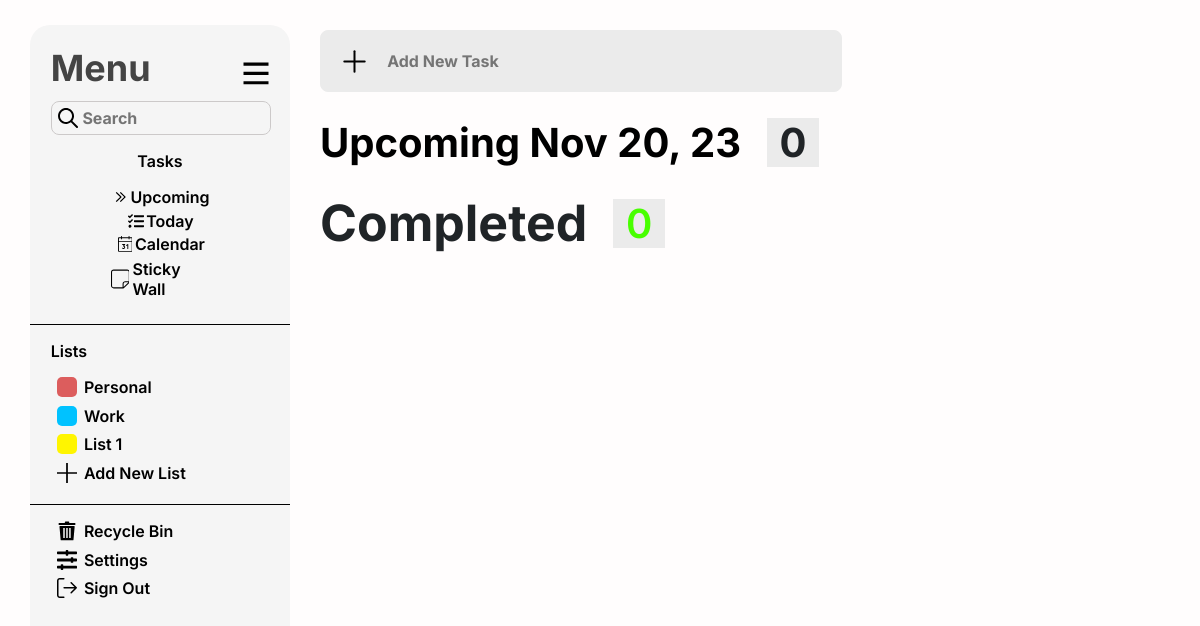
Before: /index/todo_page/Upcoming with the older database file.
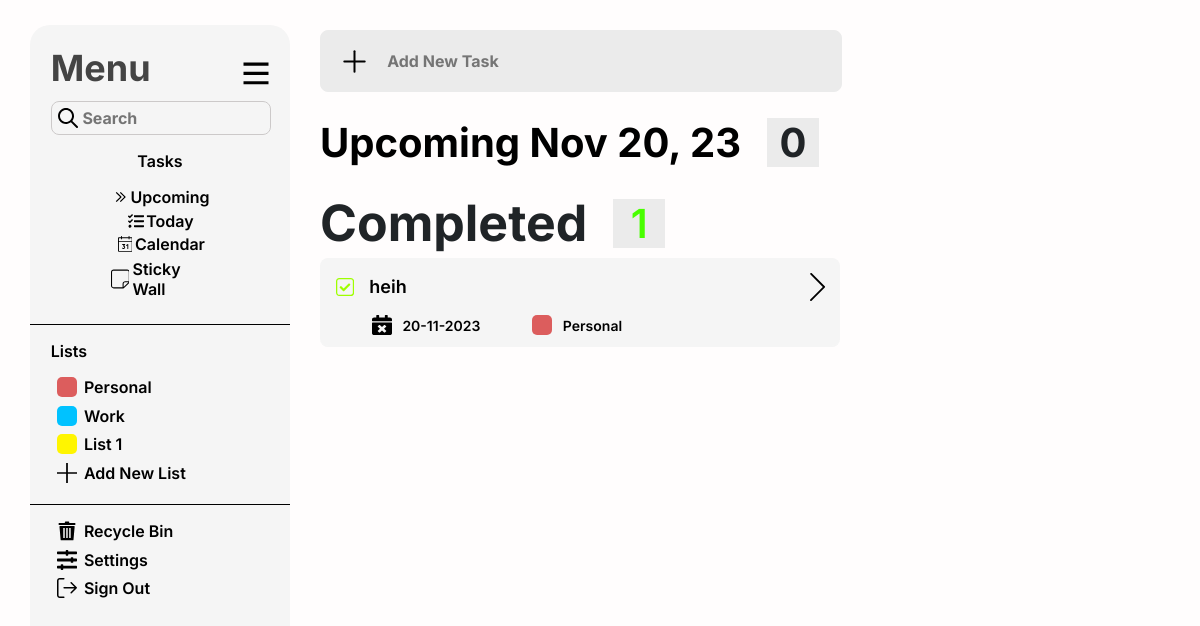
After: the same page with the newer database file.
### playground/models.py (models this page shows, shortened)
class Todo(models.Model):
    date_created = models.DateField()
    due_date = models.DateField(default='0000-00-00')
    task_Text = models.CharField(max_length=50)
    task_Descr = models.CharField(default='Default Decription',max_length=150)
    task_List = models.CharField(default='List 1', max_length=10)
    task_Progress = models.CharField(default='Incomplete',max_length=15)
    isDone = models.BooleanField(default=False)
    is_in_recycle_bin = models.BooleanField(default=False)

### playground/views.py (the view)
# urls.py: path('index/todo_page/Upcoming', views.view_upcoming_page, name="upcoming_page"),
def view_upcoming_page(request):
    tasks_NotDone_NotInRecycleBin=0
    tasks_Done_NotInRecycleBin=0
    current_date = datetime.now().date()
    next_day = current_date + timedelta(days=1)
    formatted_next_day = next_day.strftime('%b %d, %y')
    upcoming_tasks = Todo.objects.filter(due_date=next_day)
    for task in upcoming_tasks:
        if not task.isDone and not task.is_in_recycle_bin:
            tasks_NotDone_NotInRecycleBin+=1
        elif task.isDone and not task.is_in_recycle_bin:
            tasks_Done_NotInRecycleBin+=1
    return render(request, 'Upcoming.html', {'upcoming_tasks':upcoming_tasks, 'next_day':formatted_next_day,'counter_notDone':tasks_NotDone_NotInRecycleBin,'counter_done':tasks_Done_NotInRecycleBin})

### playground/templates/Upcoming.html (shortened to what this page needs)
{% extends 'base_layout.html' %}
{% load static %}
{% block Selected_Upcoming %}class="Selected"{% endblock %}
{% block Active %}
<div class="Active">
  <div class="AddNewTask">
    <svg
      xmlns="http://www.w3.org/2000/svg"
      width="35"
      height="35"
      viewBox="0 0 35 35"
    >
      <path
        d="M17.5 7.29167V27.7083"
        stroke="black"
        stroke-width="2"
        stroke-linecap="round"
        stroke-linejoin="round"
      />
      <path
        d="M7.29175 17.5H27.7084"
        stroke="black"
        stroke-width="2"
        stroke-linecap="round"
        stroke-linejoin="round"
        />
      </svg>
      <input placeholder="Add New Task" />
    </div>
    <div class="Today-Div">
    <h1 class="Title">Upcoming {{next_day}}</h1>
    <div class="NumberBg">
      <p class="Number">{{counter_notDone}}</p>
    </div>
</div>
  <div class="Completed">
    <p class="Completed-Txt">Completed</p>
    <div class="NumberBg2">
      <p class="Number2">{{counter_done}}</p>
    </div>
  </div>
  {% for task in upcoming_tasks %} {% if task.isDone and not task.is_in_recycle_bin %}
  <div class="Upcoming-Tasks">
    <div class="Upcoming-Task" id="Upcoming-Task" task_id="{{task.pk}}">
      <div class="taskFrow">
      <svg
        id="isDone-Icon"
        class="isDone-Icon"
        task_id="{{task.pk}}"
        xmlns="http://www.w3.org/2000/svg"
        width="20"
        height="20"
        viewBox="0 0 20 20"
        fill="none"
      >
        <path
          d="M3.53811 0C1.59417 0 0 1.58715 0 3.54143L0 16.4586C0 18.4129 1.59417 20 3.53811 20H16.4619C18.4058 20 20 18.4129 20 16.4586V3.54143C20 1.58715 18.4058 0 16.4619 0L3.53811 0ZM3.53811 1.42286H16.4619C17.6569 1.42286 18.5884 2.35715 18.5884 3.54143V16.4586C18.5884 17.6429 17.6569 18.5771 16.4619 18.5771H3.53811C3.25981 18.5819 2.9834 18.5305 2.72503 18.4261C2.46665 18.3217 2.23151 18.1662 2.03344 17.9689C1.83538 17.7716 1.67843 17.5364 1.57164 17.277C1.46485 17.0177 1.41043 16.7394 1.4116 16.4586V3.54143C1.4116 2.35715 2.34315 1.42286 3.53811 1.42286Z"
          fill="#9EFF00"
          />
          <path
          d="M8.01851 14.6496L4.17326 10.8044C3.94225 10.5734 3.94225 10.1988 4.17326 9.96776L5.00986 9.13114C5.24087 8.9001 5.61546 8.9001 5.84647 9.13114L8.43682 11.7215L13.985 6.17326C14.2161 5.94225 14.5906 5.94225 14.8217 6.17326L15.6583 7.00988C15.8893 7.24089 15.8893 7.61546 15.6583 7.8465L8.85513 14.6496C8.62409 14.8807 8.24952 14.8807 8.01851 14.6496Z"
          fill="#9EFF00"
        />
      </svg>
      <div class="task_txt_div" data-task-id="{{task.pk}}">
        <p class="task-txt" style="font-size: 18px">{{ task.task_Text }}</p>
      </div>
    </div>
      <div class="infoSup-div">
        <p class="infoSup-txts">{{ task.due_date|date:'d-m-Y' }}</p>
        <div
          class="infoSup-Icons"
          style="
            width: 20px;
            height: 20px;
            border-radius: 5px;
            background: #00c2ff;
          "
        >
      </div>
        <p class="infoSup-txts">{{ task.task_List }}</p>
      </div>
    </div>
  </div>
  {% endif %} {% endfor %}
</div>
{% endblock %}

Changed rows visible on the page:
added Todo: task_Text "heih", due_date "20-11-2023", task_List "Personal"
Other visible differences:
{{ counter_done }}: "0" → "1"
